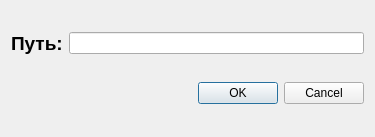
<?xml version="1.0" encoding="UTF-8"?>
<ui version="4.0">
 <class>Dialog</class>
 <widget class="QDialog" name="Dialog">
  <property name="geometry">
   <rect>
    <x>0</x>
    <y>0</y>
    <width>375</width>
    <height>137</height>
   </rect>
  </property>
  <property name="windowTitle">
   <string>Ввод пути</string>
  </property>
  <layout class="QVBoxLayout" name="verticalLayout">
   <item>
    <layout class="QHBoxLayout" name="horizontalLayout">
     <item>
      <widget class="QLabel" name="label">
       <property name="text">
        <string>&lt;html&gt;&lt;head/&gt;&lt;body&gt;&lt;p&gt;&lt;span style=&quot; font-size:14pt; font-weight:600;&quot;&gt;Путь:&lt;/span&gt;&lt;/p&gt;&lt;/body&gt;&lt;/html&gt;</string>
       </property>
      </widget>
     </item>
     <item>
      <widget class="QLineEdit" name="lineEdit"/>
     </item>
    </layout>
   </item>
   <item>
    <widget class="QDialogButtonBox" name="buttonBox">
     <property name="standardButtons">
      <set>QDialogButtonBox::Cancel|QDialogButtonBox::Ok</set>
     </property>
    </widget>
   </item>
  </layout>
 </widget>
 <resources/>
 <connections/>
</ui>
